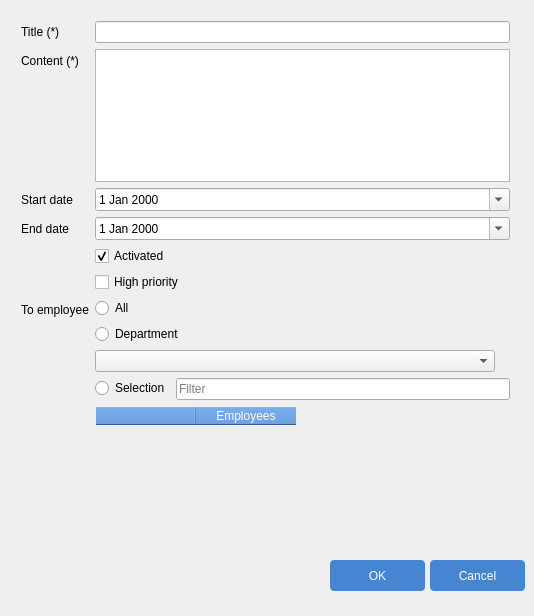
<?xml version="1.0" encoding="UTF-8"?>
<ui version="4.0">
 <class>BulletinBoardFormClass</class>
 <widget class="QWidget" name="BulletinBoardFormClass">
  <property name="geometry">
   <rect>
    <x>0</x>
    <y>0</y>
    <width>534</width>
    <height>616</height>
   </rect>
  </property>
  <property name="windowTitle">
   <string>BulletinBoardForm</string>
  </property>
  <widget class="QWidget" name="formLayoutWidget">
   <property name="geometry">
    <rect>
     <x>10</x>
     <y>10</y>
     <width>511</width>
     <height>541</height>
    </rect>
   </property>
   <layout class="QFormLayout" name="formLayout">
    <item row="0" column="0">
     <widget class="QLabel" name="titleLabel">
      <property name="text">
       <string>Title (*)</string>
      </property>
     </widget>
    </item>
    <item row="0" column="1">
     <widget class="QLineEdit" name="titleLineEdit"/>
    </item>
    <item row="1" column="0">
     <widget class="QLabel" name="contentLabel">
      <property name="text">
       <string>Content (*)</string>
      </property>
     </widget>
    </item>
    <item row="2" column="0">
     <widget class="QLabel" name="startDateLabel">
      <property name="text">
       <string>Start date</string>
      </property>
     </widget>
    </item>
    <item row="2" column="1">
     <widget class="QDateEdit" name="startDateEdit">
      <property name="calendarPopup">
       <bool>true</bool>
      </property>
     </widget>
    </item>
    <item row="3" column="1">
     <widget class="QDateEdit" name="endDateEdit">
      <property name="calendarPopup">
       <bool>true</bool>
      </property>
     </widget>
    </item>
    <item row="3" column="0">
     <widget class="QLabel" name="endDateLabel">
      <property name="text">
       <string>End date</string>
      </property>
     </widget>
    </item>
    <item row="4" column="1">
     <widget class="QCheckBox" name="activatedCheckbox">
      <property name="text">
       <string>Activated</string>
      </property>
      <property name="checked">
       <bool>true</bool>
      </property>
     </widget>
    </item>
    <item row="5" column="1">
     <widget class="QCheckBox" name="highPriorityCheckbox">
      <property name="text">
       <string>High priority</string>
      </property>
     </widget>
    </item>
    <item row="6" column="0">
     <widget class="QLabel" name="toEmployeeLabel">
      <property name="text">
       <string>To employee</string>
      </property>
     </widget>
    </item>
    <item row="1" column="1">
     <widget class="QTextEdit" name="contentTextEdit"/>
    </item>
    <item row="6" column="1">
     <layout class="QVBoxLayout" name="verticalLayout">
      <item>
       <widget class="QRadioButton" name="allRadio">
        <property name="text">
         <string>All</string>
        </property>
       </widget>
      </item>
      <item>
       <widget class="QRadioButton" name="departmentRadio">
        <property name="text">
         <string>Department</string>
        </property>
       </widget>
      </item>
      <item>
       <widget class="QComboBox" name="departmentComboBox">
        <property name="maximumSize">
         <size>
          <width>400</width>
          <height>16777215</height>
         </size>
        </property>
        <property name="layoutDirection">
         <enum>Qt::LeftToRight</enum>
        </property>
       </widget>
      </item>
      <item>
       <layout class="QFormLayout" name="formLayout_3">
        <item row="0" column="0">
         <widget class="QRadioButton" name="selectionRadio">
          <property name="text">
           <string>Selection</string>
          </property>
         </widget>
        </item>
        <item row="0" column="1">
         <widget class="QLineEdit" name="filterEmployee">
          <property name="placeholderText">
           <string>Filter</string>
          </property>
         </widget>
        </item>
        <item row="1" column="0" colspan="2">
         <widget class="QTableWidget" name="employeeTable">
          <property name="styleSheet">
           <string notr="true">QTableWidget {
	background: transparent;
}

QHeaderView::section {	
	color: white; 
	background-color: rgba(70, 133, 210, 1);
}

QTableWidget::item:selected {
    background-color: #0e6c96;
	color: #fff;
}</string>
          </property>
          <column>
           <property name="text">
            <string/>
           </property>
          </column>
          <column>
           <property name="text">
            <string>Employees</string>
           </property>
          </column>
         </widget>
        </item>
       </layout>
      </item>
     </layout>
    </item>
   </layout>
  </widget>
  <widget class="QPushButton" name="btnOk">
   <property name="geometry">
    <rect>
     <x>330</x>
     <y>560</y>
     <width>95</width>
     <height>31</height>
    </rect>
   </property>
   <property name="font">
    <font>
     <family>Arial</family>
     <pointsize>9</pointsize>
    </font>
   </property>
   <property name="styleSheet">
    <string notr="true">QPushButton {
	text-align: center;
	color: #fff;
	background-color: rgba(70, 133, 210, 1);
	border-radius: 4px;
}

QPushButton:hover {
	background-color: rgba(70, 133, 210, 0.7);
}</string>
   </property>
   <property name="text">
    <string>OK</string>
   </property>
   <property name="icon">
    <iconset>
     <normaloff>../icons/check.png</normaloff>../icons/check.png</iconset>
   </property>
   <property name="iconSize">
    <size>
     <width>16</width>
     <height>16</height>
    </size>
   </property>
  </widget>
  <widget class="QPushButton" name="btnCancel">
   <property name="geometry">
    <rect>
     <x>430</x>
     <y>560</y>
     <width>95</width>
     <height>31</height>
    </rect>
   </property>
   <property name="font">
    <font>
     <family>Arial</family>
     <pointsize>9</pointsize>
    </font>
   </property>
   <property name="styleSheet">
    <string notr="true">QPushButton {
	text-align: center;
	color: #fff;
	background-color: rgba(70, 133, 210, 1);
	border-radius: 4px;
}

QPushButton:hover {
	background-color: rgba(70, 133, 210, 0.7);
}</string>
   </property>
   <property name="text">
    <string>Cancel</string>
   </property>
   <property name="icon">
    <iconset>
     <normaloff>../icons/close.png</normaloff>../icons/close.png</iconset>
   </property>
   <property name="iconSize">
    <size>
     <width>12</width>
     <height>12</height>
    </size>
   </property>
  </widget>
  <widget class="QLabel" name="errorLabel">
   <property name="geometry">
    <rect>
     <x>0</x>
     <y>590</y>
     <width>541</width>
     <height>20</height>
    </rect>
   </property>
   <property name="text">
    <string/>
   </property>
  </widget>
 </widget>
 <layoutdefault spacing="6" margin="11"/>
 <resources/>
 <connections/>
</ui>
